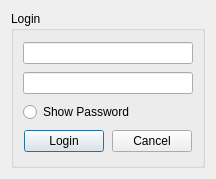
<?xml version="1.0" encoding="UTF-8"?>
<ui version="4.0">
 <class>Login</class>
 <widget class="QDialog" name="Login">
  <property name="geometry">
   <rect>
    <x>0</x>
    <y>0</y>
    <width>216</width>
    <height>179</height>
   </rect>
  </property>
  <property name="windowTitle">
   <string>Dialog</string>
  </property>
  <layout class="QHBoxLayout" name="horizontalLayout">
   <item>
    <widget class="QGroupBox" name="groupBox">
     <property name="title">
      <string>Login</string>
     </property>
     <layout class="QHBoxLayout" name="horizontalLayout_3">
      <item>
       <layout class="QVBoxLayout" name="verticalLayout">
        <item>
         <widget class="QLineEdit" name="lineEdit_username"/>
        </item>
        <item>
         <widget class="QLineEdit" name="lineEdit_password"/>
        </item>
        <item>
         <widget class="QRadioButton" name="radioButton_showPassword">
          <property name="text">
           <string>Show Password</string>
          </property>
         </widget>
        </item>
        <item>
         <layout class="QHBoxLayout" name="horizontalLayout_2">
          <item>
           <spacer name="horizontalSpacer">
            <property name="orientation">
             <enum>Qt::Horizontal</enum>
            </property>
            <property name="sizeHint" stdset="0">
             <size>
              <width>40</width>
              <height>20</height>
             </size>
            </property>
           </spacer>
          </item>
          <item>
           <widget class="QPushButton" name="pushButton_login">
            <property name="text">
             <string>Login</string>
            </property>
           </widget>
          </item>
          <item>
           <spacer name="horizontalSpacer_2">
            <property name="orientation">
             <enum>Qt::Horizontal</enum>
            </property>
            <property name="sizeHint" stdset="0">
             <size>
              <width>40</width>
              <height>20</height>
             </size>
            </property>
           </spacer>
          </item>
          <item>
           <widget class="QPushButton" name="pushButton_cancel">
            <property name="text">
             <string>Cancel</string>
            </property>
           </widget>
          </item>
          <item>
           <spacer name="horizontalSpacer_4">
            <property name="orientation">
             <enum>Qt::Horizontal</enum>
            </property>
            <property name="sizeHint" stdset="0">
             <size>
              <width>40</width>
              <height>20</height>
             </size>
            </property>
           </spacer>
          </item>
         </layout>
        </item>
       </layout>
      </item>
     </layout>
    </widget>
   </item>
  </layout>
 </widget>
 <resources/>
 <connections/>
</ui>
